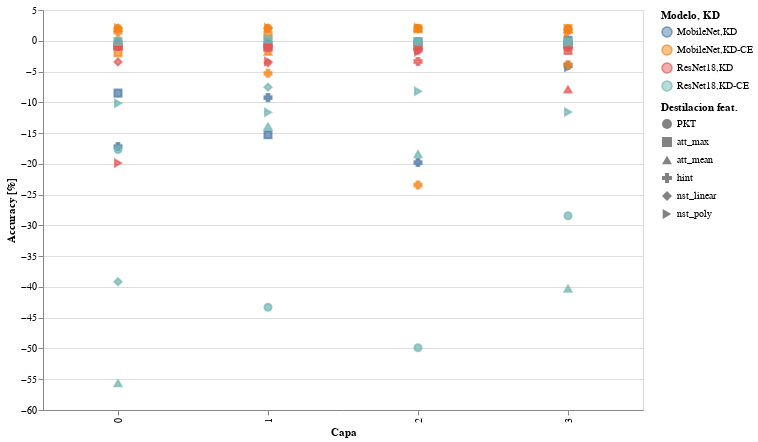

Notebook code cell kept with this figure:
### Code cell
#data=Feat.load_data("./Cifar10/ResNet101/exp7/students")



Feat.load_and_plot(phase="train",field="acc",center=True,scale="symlog")
